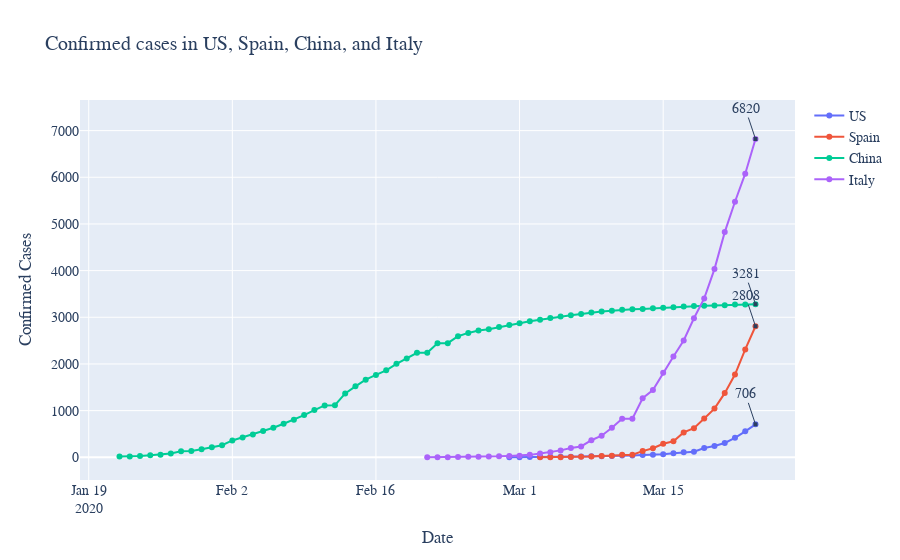

Source (notebook cell):
### Code cell
graph_lines(['US','Spain','China','Italy'],kind='deaths')
